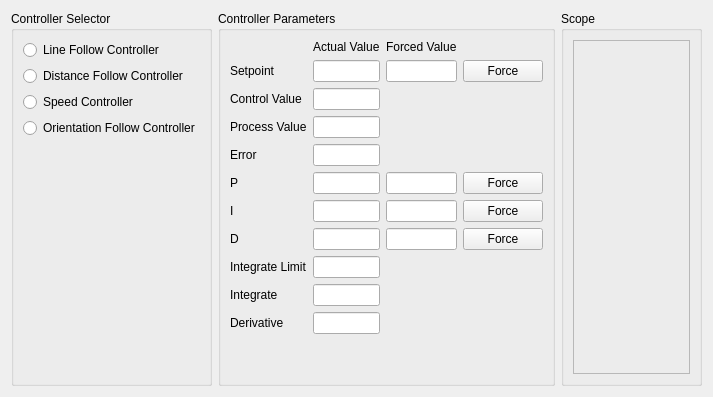
        <widget class="QWidget" name="tab_Controllers">
         <property name="accessibleName">
          <string/>
         </property>
         <attribute name="title">
          <string>Controllers</string>
         </attribute>
         <layout class="QGridLayout" name="gridLayout_5">
          <item row="0" column="1">
           <layout class="QHBoxLayout" name="horizontalLayout_2" stretch="1,10,15">
            <item>
             <widget class="QGroupBox" name="groupBox">
              <property name="title">
               <string>Controller Selector</string>
              </property>
              <layout class="QVBoxLayout" name="verticalLayout_4">
               <item>
                <layout class="QVBoxLayout" name="verticalLayout">
                 <item>
                  <widget class="QRadioButton" name="radioButton">
                   <property name="text">
                    <string>Line Follow Controller</string>
                   </property>
                  </widget>
                 </item>
                 <item>
                  <widget class="QRadioButton" name="radioButton_2">
                   <property name="text">
                    <string>Distance Follow Controller</string>
                   </property>
                  </widget>
                 </item>
                 <item>
                  <widget class="QRadioButton" name="radioButton_3">
                   <property name="text">
                    <string>Speed Controller</string>
                   </property>
                  </widget>
                 </item>
                 <item>
                  <widget class="QRadioButton" name="radioButton_4">
                   <property name="text">
                    <string>Orientation Follow Controller</string>
                   </property>
                  </widget>
                 </item>
                 <item>
                  <spacer name="verticalSpacer_4">
                   <property name="orientation">
                    <enum>Qt::Vertical</enum>
                   </property>
                   <property name="sizeHint" stdset="0">
                    <size>
                     <width>20</width>
                     <height>40</height>
                    </size>
                   </property>
                  </spacer>
                 </item>
                </layout>
               </item>
              </layout>
             </widget>
            </item>
            <item>
             <widget class="QGroupBox" name="groupBox_LineFollowController">
              <property name="title">
               <string>Controller Parameters</string>
              </property>
              <layout class="QGridLayout" name="gridLayout_6">
               <item row="0" column="1">
                <layout class="QGridLayout" name="gridLayout" rowstretch="0,0,0,0,0,0,0,0,0,0,0,0">
                 <property name="sizeConstraint">
                  <enum>QLayout::SetDefaultConstraint</enum>
                 </property>
                 <item row="7" column="0">
                  <widget class="QLabel" name="label_15">
                   <property name="text">
                    <string>D</string>
                   </property>
                  </widget>
                 </item>
                 <item row="10" column="0">
                  <widget class="QLabel" name="label_20">
                   <property name="text">
                    <string>Derivative</string>
                   </property>
                  </widget>
                 </item>
                 <item row="6" column="0">
                  <widget class="QLabel" name="label_22">
                   <property name="text">
                    <string>I</string>
                   </property>
                  </widget>
                 </item>
                 <item row="9" column="0">
                  <widget class="QLabel" name="label_24">
                   <property name="text">
                    <string>Integrate</string>
                   </property>
                  </widget>
                 </item>
                 <item row="2" column="0">
                  <widget class="QLabel" name="label_33">
                   <property name="text">
                    <string>Control Value</string>
                   </property>
                  </widget>
                 </item>
                 <item row="1" column="0">
                  <widget class="QLabel" name="label_31">
                   <property name="text">
                    <string>Setpoint</string>
                   </property>
                  </widget>
                 </item>
                 <item row="4" column="0">
                  <widget class="QLabel" name="label_21">
                   <property name="text">
                    <string>Error</string>
                   </property>
                  </widget>
                 </item>
                 <item row="8" column="0">
                  <widget class="QLabel" name="label_23">
                   <property name="text">
                    <string>Integrate Limit</string>
                   </property>
                  </widget>
                 </item>
                 <item row="3" column="0">
                  <widget class="QLabel" name="label_32">
                   <property name="text">
                    <string>Process Value</string>
                   </property>
                  </widget>
                 </item>
                 <item row="5" column="0">
                  <widget class="QLabel" name="label_14">
                   <property name="text">
                    <string>P</string>
                   </property>
                  </widget>
                 </item>
                 <item row="1" column="1">
                  <widget class="QLineEdit" name="lineEdit_35"/>
                 </item>
                 <item row="2" column="1">
                  <widget class="QLineEdit" name="lineEdit_36"/>
                 </item>
                 <item row="0" column="1">
                  <widget class="QLabel" name="label_18">
                   <property name="baseSize">
                    <size>
                     <width>40</width>
                     <height>20</height>
                    </size>
                   </property>
                   <property name="text">
                    <string>Actual Value</string>
                   </property>
                  </widget>
                 </item>
                 <item row="0" column="2">
                  <widget class="QLabel" name="label_19">
                   <property name="text">
                    <string>Forced Value</string>
                   </property>
                  </widget>
                 </item>
                 <item row="3" column="1">
                  <widget class="QLineEdit" name="lineEdit_34"/>
                 </item>
                 <item row="4" column="1">
                  <widget class="QLineEdit" name="lineEdit_22"/>
                 </item>
                 <item row="5" column="1">
                  <widget class="QLineEdit" name="lineEdit_20"/>
                 </item>
                 <item row="6" column="1">
                  <widget class="QLineEdit" name="lineEdit_23"/>
                 </item>
                 <item row="7" column="1">
                  <widget class="QLineEdit" name="lineEdit_19"/>
                 </item>
                 <item row="8" column="1">
                  <widget class="QLineEdit" name="lineEdit_25"/>
                 </item>
                 <item row="10" column="1">
                  <widget class="QLineEdit" name="lineEdit_21"/>
                 </item>
                 <item row="9" column="1">
                  <widget class="QLineEdit" name="lineEdit_26"/>
                 </item>
                 <item row="5" column="2">
                  <widget class="QLineEdit" name="lineEdit_15"/>
                 </item>
                 <item row="6" column="2">
                  <widget class="QLineEdit" name="lineEdit_24"/>
                 </item>
                 <item row="7" column="2">
                  <widget class="QLineEdit" name="lineEdit_16"/>
                 </item>
                 <item row="5" column="3">
                  <widget class="QPushButton" name="pushButton_3">
                   <property name="text">
                    <string>Force</string>
                   </property>
                  </widget>
                 </item>
                 <item row="7" column="3">
                  <widget class="QPushButton" name="pushButton_4">
                   <property name="text">
                    <string>Force</string>
                   </property>
                  </widget>
                 </item>
                 <item row="6" column="3">
                  <widget class="QPushButton" name="pushButton_5">
                   <property name="text">
                    <string>Force</string>
                   </property>
                  </widget>
                 </item>
                 <item row="11" column="1">
                  <spacer name="verticalSpacer_3">
                   <property name="orientation">
                    <enum>Qt::Vertical</enum>
                   </property>
                   <property name="sizeHint" stdset="0">
                    <size>
                     <width>20</width>
                     <height>40</height>
                    </size>
                   </property>
                  </spacer>
                 </item>
                 <item row="1" column="3">
                  <widget class="QPushButton" name="pushButton">
                   <property name="text">
                    <string>Force</string>
                   </property>
                  </widget>
                 </item>
                 <item row="1" column="2">
                  <widget class="QLineEdit" name="lineEdit_14"/>
                 </item>
                </layout>
               </item>
              </layout>
             </widget>
            </item>
            <item>
             <widget class="QGroupBox" name="groupBox_9">
              <property name="title">
               <string>Scope</string>
              </property>
              <layout class="QHBoxLayout" name="horizontalLayout_3">
               <item>
                <widget class="QFrame" name="frame_2">
                 <property name="frameShape">
                  <enum>QFrame::StyledPanel</enum>
                 </property>
                 <property name="frameShadow">
                  <enum>QFrame::Raised</enum>
                 </property>
                </widget>
               </item>
              </layout>
             </widget>
            </item>
           </layout>
          </item>
         </layout>
        </widget>
